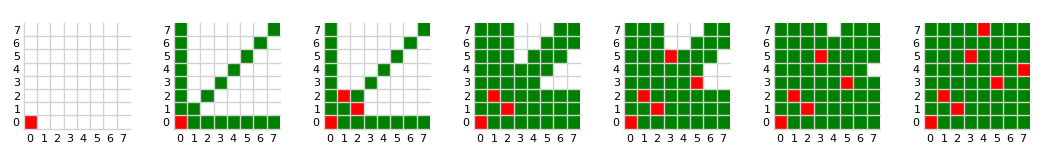

Reproduce this figure in Python.
import matplotlib as mpl
import matplotlib.pyplot as plt
import matplotlib.patches as pch
from matplotlib.offsetbox import (OffsetImage, AnnotationBbox)
import numpy as np
mpl.rcParams['toolbar'] = 'None'

L = 1.5

fig = plt.figure(facecolor='w', figsize = (L, L), frameon = True)
ax = fig.add_subplot(111)
ax.axis('off')
ax.axis('equal')
#ax.axis([0, L, 0, L])

kwargs = {'color' : 'lightgrey', 'linewidth' : 1.}
for i in range(8):
    ax.plot([i-.5, i-.5],[-.5, 8 - .5],**kwargs)
    ax.text(i, -.75, '$'+str(i)+'$', fontsize = 8, color = 'black', verticalalignment = 'top', horizontalalignment = 'center')
for j in range(8):
    ax.plot([-.5, 8 - .5],[j - .5, j - .5],**kwargs)
    ax.text(-.75, j, '$'+str(j)+'$' , fontsize = 8, color = 'black', verticalalignment = 'center', horizontalalignment = 'right')

def rect(i,j,color):
    ax.add_patch(plt.Rectangle((i - .5, j - .5), 1 , 1, fill = True, fc = color))

rect(0,0,'red')
plt.savefig('fig1-1.png')
for i in range(1,8):
    rect(i,0,'green')
    rect(i,i,'green')
    rect(0,i,'green')
plt.savefig('fig1-2.png')

rect(2,1,'red')
rect(1,2,'red')
plt.savefig('fig1-3.png')
for i in range(3,8):
    rect(i,1,'green')
    rect(2,i,'green')
    rect(i,i-1,'green')
    rect(1,i,'green')
    rect(i,2,'green')
    rect(i-1,i,'green')
plt.savefig('fig1-4.png')

rect(5,3,'red')
rect(3,5,'red')
plt.savefig('fig1-5.png')
for i in range(3,8):
    for i, j in [(6,3),(6,4),(7,3),(7,5)]:
        rect(i,j,'green')
        rect(j,i,'green')
plt.savefig('fig1-6.png')

rect(7,4,'red')
rect(4,7,'red')
plt.savefig('fig1-7.png')

from PIL import Image
import os

image = []
for i in range(1,8):
    image.append(Image.open(f"fig1-{i}.png"))

width, height = image[0].size

new_image = Image.new("RGB", (7 * width, height))

for i, im in enumerate(image):
    new_image.paste(im, (i * width,0))
                
new_image.save("fig1.png")
for i in range(1,8):
    os.remove(f"fig1-{i}.png")



